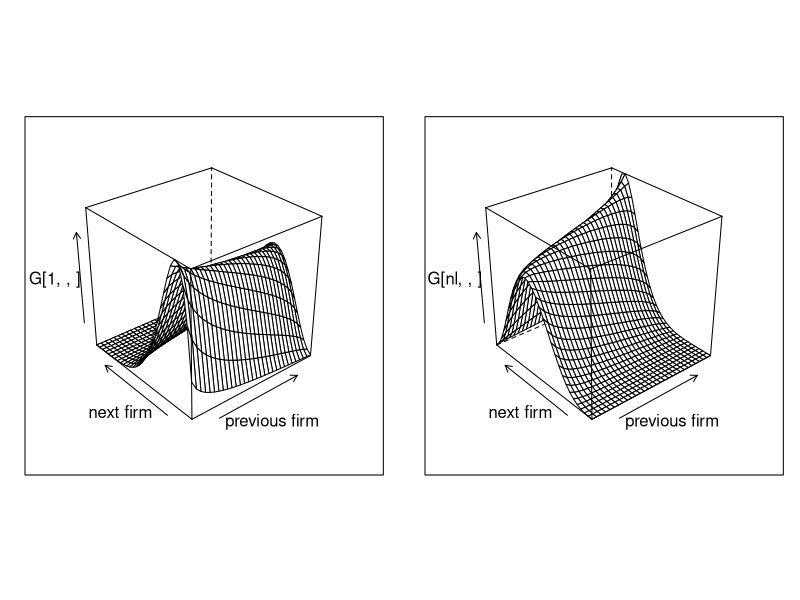
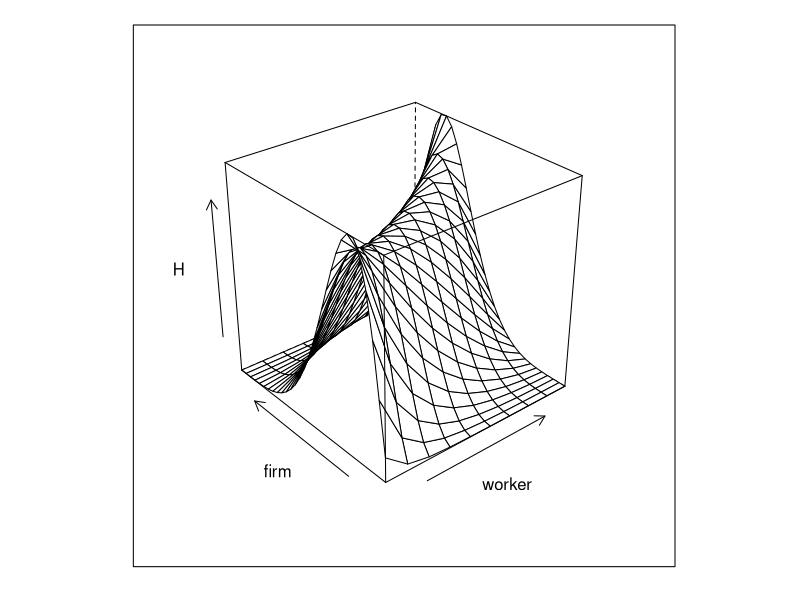
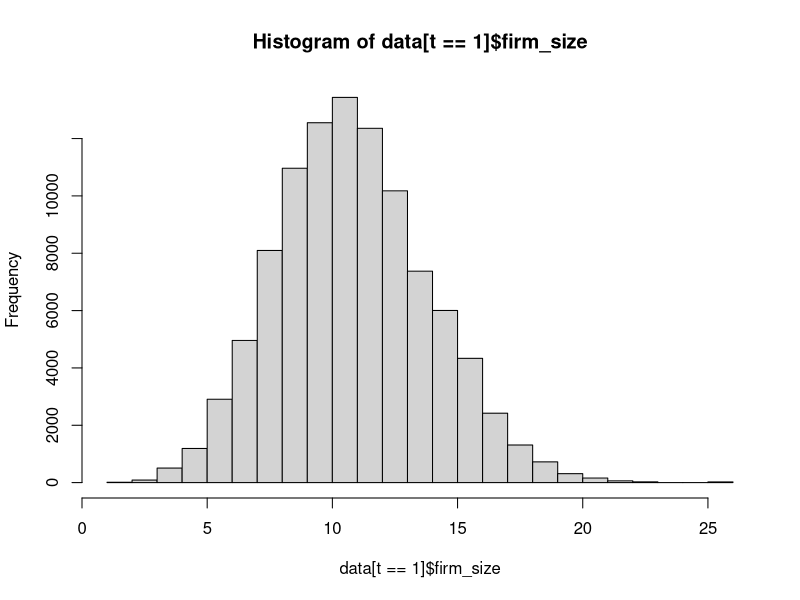
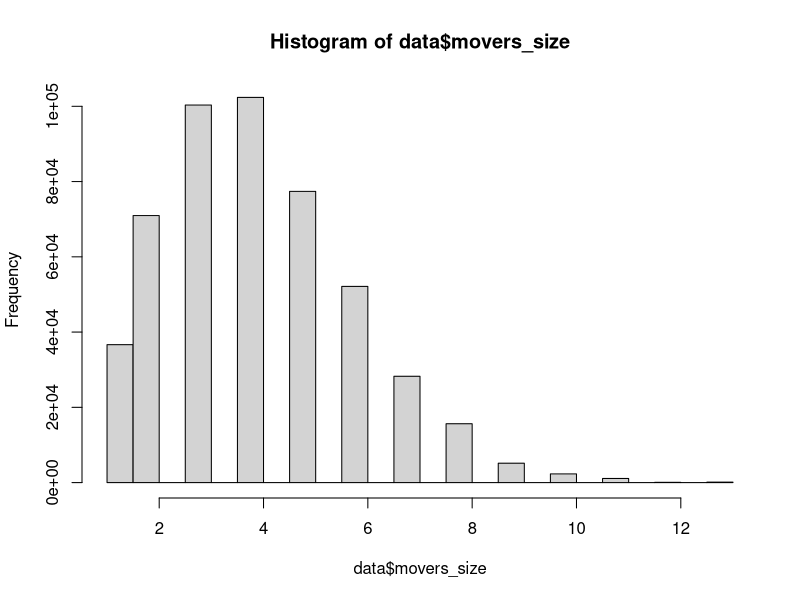

Generate these figures, in order, with R:
## ---- chunk 1
require(data.table)
require(reshape)
require(lattice)
require(gridExtra)
## ---- chunk 2
nk = 30
nl = 10


## Calibration to CHK data
# psi_sd = 0.16
# alpha_sd = 0.29
# w_sigma = 0.37

alpha_sd = 1
psi_sd   = 1

# let's draw some FE
psi   = qnorm(1:nk/(nk+1)) * alpha_sd
alpha = qnorm(1:nl/(nl+1)) * psi_sd

# let's assume moving PR is fixed
lambda = 0.05

csort = 0.5 # sorting effect
cnetw = 0.2 # network effect
csig  = 0.5 

# lets create type specific transition matrices
# we are going to use joint normal centered on different values
G = array(0,c(nl,nk,nk)) # def: conditional distribution k,k' given l
for (l in 1:nl) for (k in 1:nk) {
  #G[l,k,] = dnorm(csort*(psi[k] - alpha[l])) * dnorm(cnetw*(psi[k] - psi))
  G[l,k,] = dnorm( psi - cnetw *psi[k] - csort * alpha[l],sd = csig)
  #G[l,k,] = (dnorm(csort*(psi[k] - alpha[l])) + dnorm(cnetw*(psi[k] - psi)))/2
  G[l,k,] = G[l,k,]/sum(G[l,k,])
}


# we then solve for the stationary distribution over psis for each alpha value
H = array(1/nk,c(nl,nk))
for (l in 1:nl) {
 M = G[l,,]
 for (i in 1:100) {
   H[l,] = t(G[l,,]) %*% H[l,]
 }
}

Plot1=wireframe(G[1,,],aspect = c(1,1),xlab = "previous firm",ylab="next firm")
Plot2=wireframe(G[nl,,],aspect = c(1,1),xlab = "previous firm",ylab="next firm")
grid.arrange(Plot1, Plot2,nrow=1)
## ---- chunk 3
wireframe(H,aspect = c(1,1),xlab = "worker",ylab="firm")
## ---- chunk 4
nt = 5
ni = 100000

# we simulate a panel
network    = array(0,c(ni,nt))
spellcount = array(0,c(ni,nt))
A = rep(0,ni)

for (i in 1:ni) {
  # we draw the worker type
  l = sample.int(nl,1)
  A[i]=l 
  # at time 1, we draw from H
  network[i,1] = sample.int(nk,1,prob = H[l,])
  for (t in 2:nt) {
    if (runif(1)<lambda) { #movers
      network[i,t] = sample.int(nk,1,prob = G[l,network[i,t-1],])
      spellcount[i,t] = spellcount[i,t-1] +1
    } else { # stayers
      network[i,t]    = network[i,t-1]
      spellcount[i,t] = spellcount[i,t-1]
    }
  }
}

data  = data.table(melt(network,c('i','t'))) 
data2 = data.table(melt(spellcount,c('i','t')))
setnames(data,"value","k") # firm type
data <- data[,spell := data2$value] # number of spells
data <- data[,l := A[i],i] # worker type
data <- data[,alpha := alpha[l],l] # worker FE
data <- data[,psi := psi[k],k] # firm FE
## ---- chunk 5
firm_size = 10
within_firm_count = ni/(firm_size*nk*nt)

dspell <- data[,list(len=.N),list(i,spell,k)] #length of the spell in each firm by worker
dspell <- dspell[,fid := sample( 1: pmax(1,sum(len)/(firm_size*nt) ) ,.N,replace=TRUE) , k]
dspell <- dspell[,fid := .GRP, list(k,fid)]

setkey(data,i,spell)
setkey(dspell,i,spell)

data <- data[, fid:= dspell[data,fid]]
## ---- chunk 6
#firm size
firm_size_t = data[,.N,list(fid,t)]
setkey(firm_size_t,fid)
firm_size = firm_size_t[,mean(N),fid]
data <- data[, firm_size:= firm_size[fid,V1]]
Nfirm = firm_size[.N][[1]]

#movers per firm
firm_movers_t = data[,max(spell),i] # we identify the movers
firm_movers_t = firm_movers_t[,mover:=(V1>0),i]
data_aux <- data
data_aux <- data_aux[, mover:= firm_movers_t[i,mover]]
firm_mover <- data_aux[mover==TRUE, unique(i),fid]
firm_mover <- firm_mover[,ones:=1]
firm_mover <- firm_mover[,sum(ones),fid]

data <- data[, movers_size:= firm_mover[fid,V1]]

# PLOTS
hist(data[t==1]$firm_size) # at any t, the firm size distribution is the same
hist(data$movers_size)

## ---- chunk 7
w_sigma = 0.8
data <- data[, lw := alpha + psi + w_sigma * rnorm(.N) ]
## ---- chunk 8
data[,mean_w:=mean(lw),fid]
q1 = quantile(data$mean_w,.25)
q2 = quantile(data$mean_w,.5)
q3 = quantile(data$mean_w,.75)

data[,flag_q:=0]
data[mean_w <= q1,flag_q:=1]
data[mean_w > q3,flag_q:=4]
data[(mean_w < q2) & (mean_w>q1) ,flag_q:=2]
data[(mean_w < q3) & (mean_w >q2) ,flag_q:=3]

# select one time movers at time 3:
data[,max_spell:=max(spell),i]

data_aux <- data[max_spell == 1]
data_aux[,flag_ckh1:=0]
data_aux[,flag_ckh2:=0]

data_aux[spell == 1 & t == 3,flag_ckh1:=1]
data_aux[spell == 0 & t == 2,flag_ckh2:=1]

data_aux[,flag_ckh1:=max(flag_ckh1),i]
data_aux[,flag_ckh2:=max(flag_ckh2),i]

data_aux[,flag_ckh3:=flag_ckh1*flag_ckh2]

data_ckh <- data_aux[flag_ckh3==1,]
data_aux <- NULL

# identify the different type of movers q1->q4, q2->q4, q3->q4, q4->q1, etc.
data_ckh[, flag_ini:=0]
data_ckh[, flag_end:=0]

data_ckh[(t<3), flag_ini:=flag_q]
data_ckh[, flag_ini:=max(flag_ini),i]

data_ckh[(t>4), flag_end:=flag_q]
data_ckh[, flag_end:=max(flag_end),i]

# mean of log-wages by movement
data_ckh <- data_ckh[,mean(lw),list(t,flag_ini,flag_end)]
